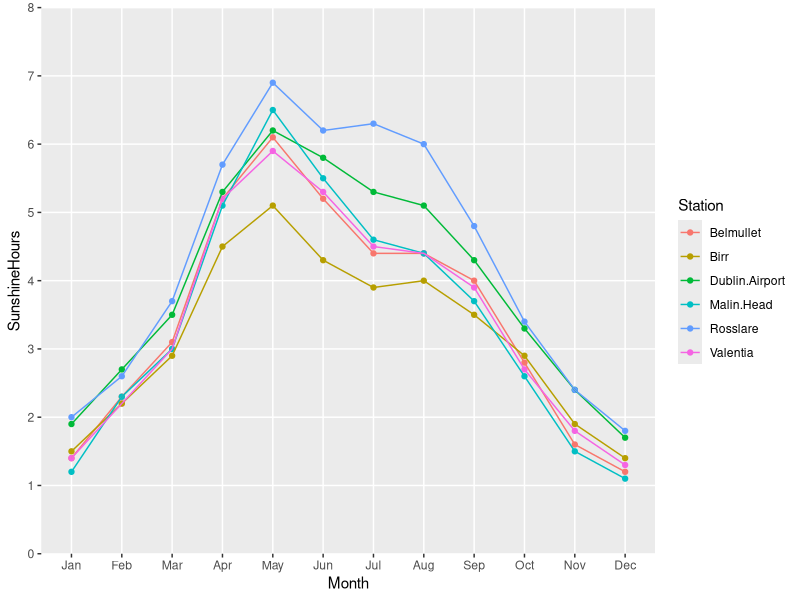
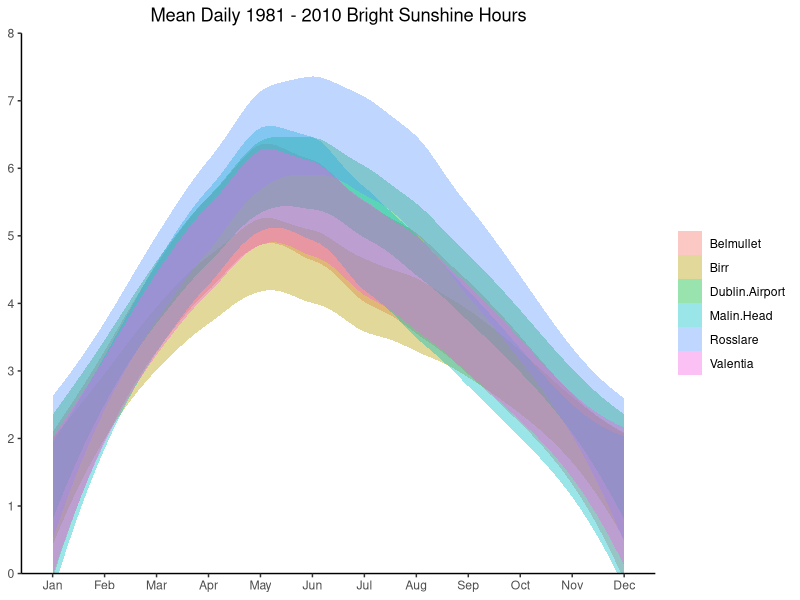

These charts were generated, in order, by the following R code:
library(ggplot2)
library(tidyverse)
library(lubridate)

# 1981 - 2010 Sunshine
Belmullet	<- c(1.4, 2.3, 3.1, 5.2, 6.1, 5.2, 4.4, 4.4, 4.0, 2.8, 1.6, 1.2)
Dublin.Airport <- c(1.9, 2.7, 3.5, 5.3, 6.2, 5.8, 5.3, 5.1, 4.3, 3.3, 2.4, 1.7)
Valentia <- c(1.4, 2.2, 3.0, 5.2, 5.9, 5.3, 4.5, 4.4, 3.9, 2.7, 1.8, 1.3)
Malin.Head <- c(1.2, 2.3, 3.0, 5.1, 6.5, 5.5, 4.6, 4.4, 3.7, 2.6, 1.5, 1.1)
Birr <- c(1.5, 2.2, 2.9, 4.5, 5.1, 4.3, 3.9, 4.0, 3.5, 2.9, 1.9, 1.4)
Rosslare <- c(2.0, 2.6, 3.7, 5.7, 6.9, 6.2, 6.3, 6.0, 4.8, 3.4, 2.4, 1.8)

# Data Preparation
Sun30yr<- tibble(Month = factor(month.abb),
                 Belmullet, Dublin.Airport, Rosslare,
                 Valentia, Malin.Head, Birr)

Sun30yr.df <- Sun30yr%>%
  group_by(Month)%>%
  pivot_longer(cols = c(Belmullet, Dublin.Airport, Rosslare, 
                        Valentia, Malin.Head, Birr), values_to = "SunshineHours",
               names_to = "Station")

# Data Points Sunshine
ggplot(Sun30yr.df, aes(x = Month, y = SunshineHours, group = Station))+
  geom_point(aes(colour = Station))+
  geom_line(aes(colour = Station))+
  coord_cartesian(ylim=c(0,8), xlim = c(1, 12)) +
  scale_y_continuous(expand = c(0, 0), breaks = c(0:8)) +
  scale_x_discrete(limits = month.abb)+
  theme(panel.grid.minor.y = element_blank())

# Smoothed Mean Monthly Sunshine
Sun30yr.df %>% 
  ggplot(aes(x = Month, y = SunshineHours, group = Station))+
  geom_smooth(method='loess', linetype=0, aes(colour = Station, fill = Station), alpha = 0.4) +
  coord_cartesian(ylim=c(0,8), xlim = c(1, 12)) +
  scale_y_continuous(expand = c(0, 0), breaks = c(0:8)) +
  scale_x_discrete(limits = month.abb)+
  theme_classic()+
  theme(axis.title.x = element_blank(), 
        axis.title.y = element_blank(),
        legend.title = element_blank(),
        plot.title = element_text(hjust = 0.5))+
  ggtitle("Mean Daily 1981 - 2010 Bright Sunshine Hours")
